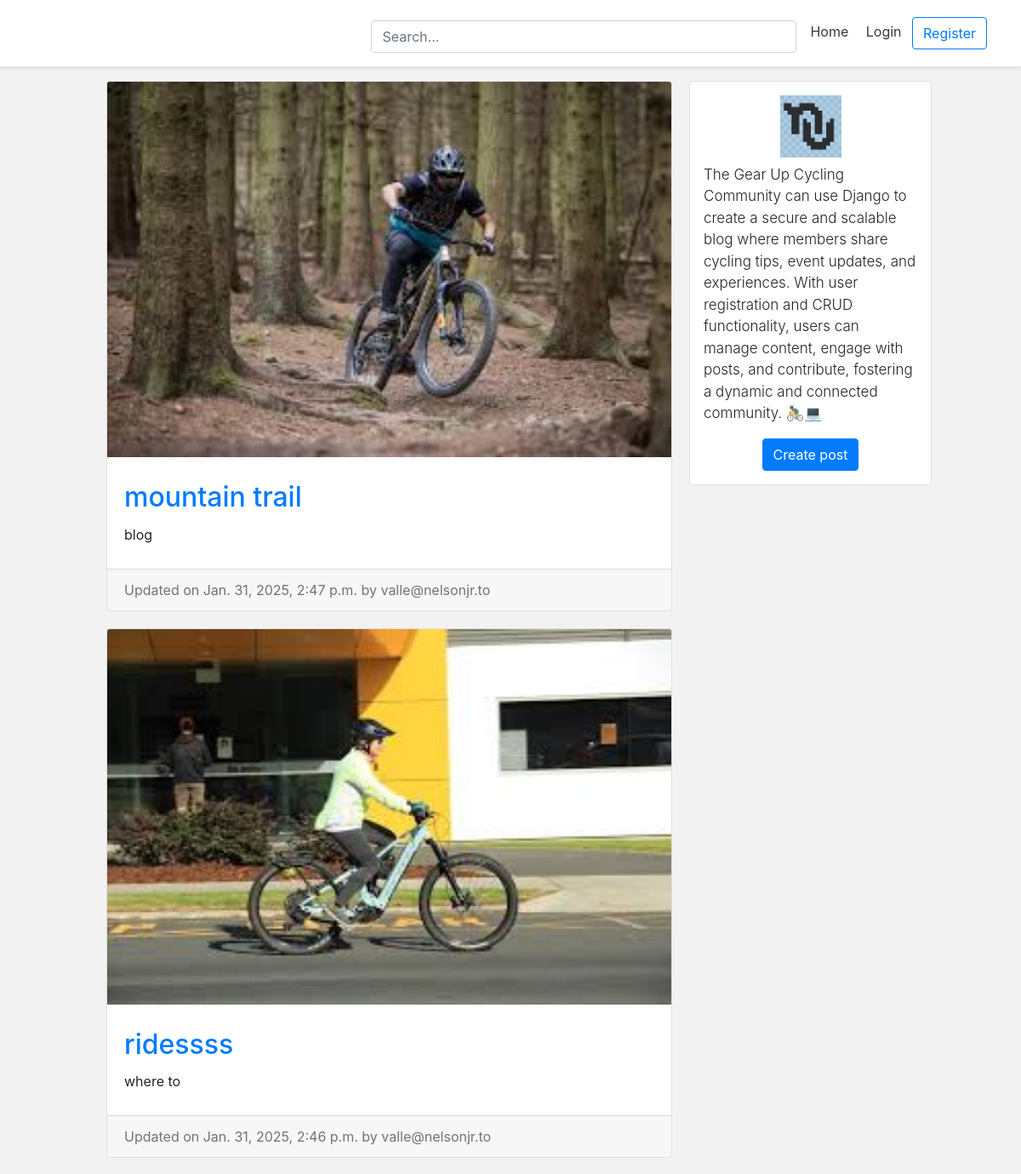
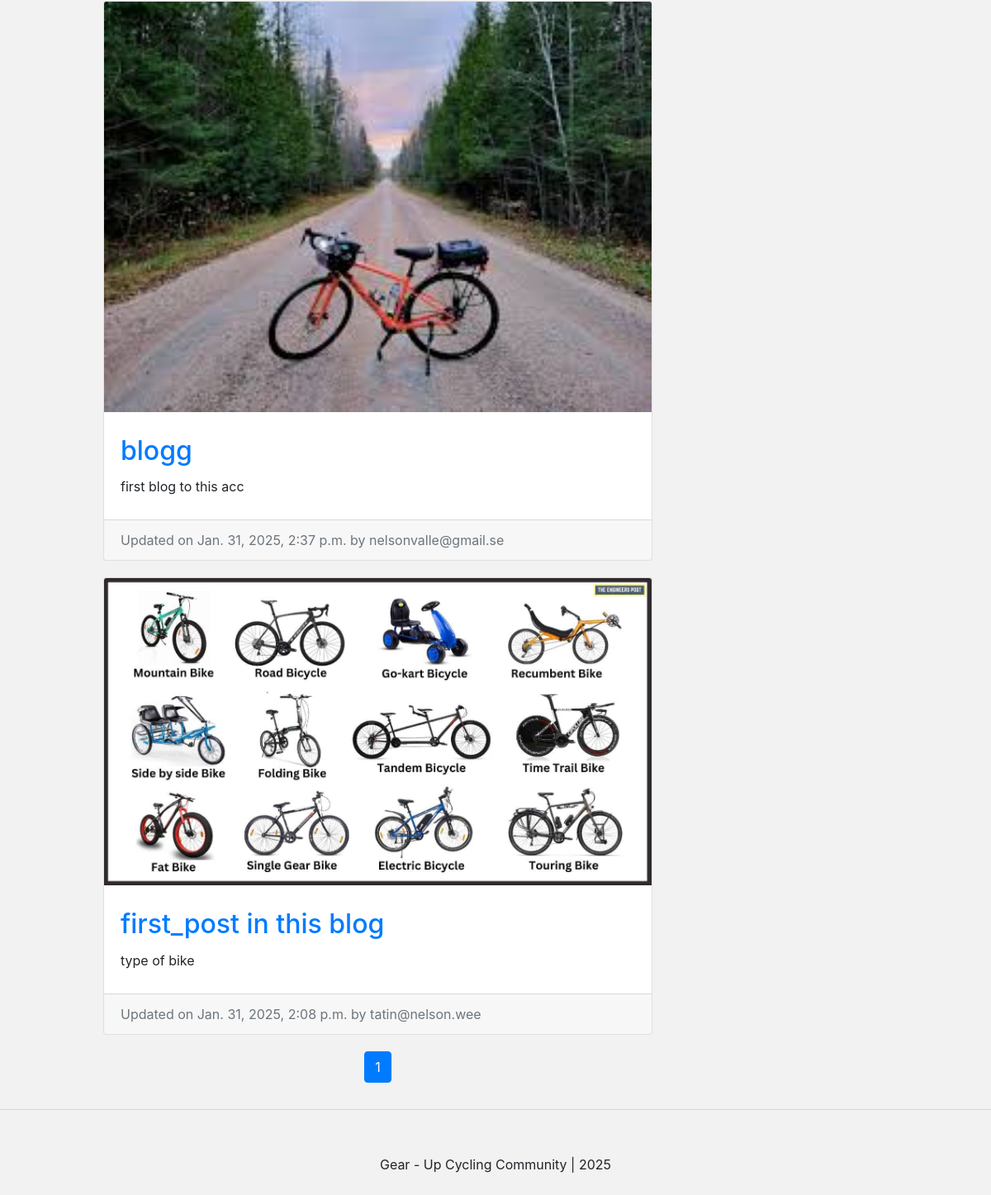
The page / on the database its author committed (2 pictures, top to bottom).
### blog/models.py (models this page shows, shortened)
class BlogPost(models.Model):
    title = models.CharField(max_length=50, null=False, blank=False)
    body = models.TextField(max_length=500, null=False, blank=False)
    image = models.ImageField(upload_to=upload_location, null=True, blank=True)
    date_published = models.DateTimeField(auto_now_add=True, verbose_name="date published")
    date_updated = models.DateTimeField(auto_now=True, verbose_name="date updated")
    author = models.ForeignKey(settings.AUTH_USER_MODEL, on_delete=models.PROTECT)
    slug = models.SlugField(blank=True, unique=True)
    category = models.ForeignKey(Category, on_delete=models.SET_NULL, null=True, blank=True)

### account/models.py (models this page shows, shortened)
class Account(AbstractBaseUser):
	email 					= models.EmailField(verbose_name="email", max_length=60, unique=True)
	username 				= models.CharField(max_length=30, unique=True)
	date_joined				= models.DateTimeField(verbose_name='date joined', auto_now_add=True)
	last_login				= models.DateTimeField(verbose_name='last login', auto_now=True)
	is_admin				= models.BooleanField(default=False)
	is_active				= models.BooleanField(default=True)
	is_staff				= models.BooleanField(default=False)
	is_superuser			= models.BooleanField(default=False)
	USERNAME_FIELD = 'email'
	REQUIRED_FIELDS = ['username', ]
	objects = MyAccountManager()
	def __str__(self):
		return self.email

### app/views.py (the view)
# urls.py: path('', home_screen_view, name="home"),
def home_screen_view(request, *args, **kwargs):
	context = {}
	query = ""
	if request.GET:
		query = request.GET.get('q', '')
		context['query'] = str(query)
	blog_posts = sorted(get_blog_queryset(query), key=attrgetter('date_updated'), reverse=True)
	page = request.GET.get('page', 1)
	blog_posts_paginator = Paginator(blog_posts, BLOG_POSTS_PER_PAGE)
	try:
		blog_posts = blog_posts_paginator.page(page)
	except PageNotAnInteger:
		blog_posts = blog_posts_paginator.page(BLOG_POSTS_PER_PAGE)
	except EmptyPage:
		blog_posts = blog_posts_paginator.page(blog_posts_paginator.num_pages)
	context['blog_posts'] = blog_posts
	return render(request, "app/home.html", context)

### blog/views.py (called while the page is built)
def get_blog_queryset(query=None):
    queryset = []
    queries = query.split(" ")
    categories = Category.objects.filter(name__icontains=query)
    for q in queries:
        posts = BlogPost.objects.filter(
            Q(title__icontains=q) |
            Q(body__icontains=q) |
            Q(category__name__icontains=q)  # Add category name filter here
        ).distinct()
        for post in posts:
            queryset.append(post)
    return list(set(queryset))

### app/templates/app/home.html (shortened to what this page needs)
{% extends 'base.html' %}
{% load static %}
{% block content %}
<div class="container">
	<div class="row">
		<div class="left-column col-lg-7 offset-lg-1">
			{% if blog_posts %}
				{% for post in blog_posts %}
					<div class="blog-post-container">
						{% include 'blog/snippets/blog_post_snippet.html' with blog_post=post %}
					</div>
				{% endfor %}
			{% else %}
				<div class="blog-post-container">
					{% include 'blog/snippets/blog_post_snippet.html' with query=query %}
				</div>
			{% endif %}
		{% include 'blog/snippets/blog_post_pagination.html' with blog_posts=blog_posts %}
		</div>
		<div class="right-column col-lg-3 d-lg-flex d-none flex-column">
			<div class="card create-post-bar d-flex flex-column p-3">
				<img class="img-fluid d-block m-auto pb-2" src="{% static 'logo_1.jpg' %}" width="72" height="72">
				<p class="lead">The Gear Up Cycling Community can use Django to create a
					secure and scalable blog where members share cycling tips, event updates,
					 and experiences. With user registration and CRUD functionality, users can manage content,
					engage with posts, and contribute, fostering a dynamic and connected community. 🚴‍♂️💻</p>
				<p class="m-auto"><a class="btn btn-primary" href="{% url 'blog:create' %}">Create post</a></p>
			</div>
		</div>
	</div>
</div>
{% endblock content %}

### templates/base.html (shortened to what this page needs)
<!DOCTYPE html>
<html lang=en>
	{% load static %}
<head>
	<link rel="stylesheet" href="https://stackpath.bootstrapcdn.com/bootstrap/4.3.1/css/bootstrap.min.css"
>
</head>
<body>
{% include 'snippets/header.html' %}
<div class="main">
	{% block content %}
	{% endblock content %}
</div>
{% include 'snippets/footer.html' %}
</body>
</html>

### templates/snippets/header.html (shortened to what this page needs)
<div class="d-flex flex-column flex-md-row align-items-center p-3 px-md-4 mb-3 bg-white border-bottom shadow-sm">
  <div class="search-bar mt-sm-2 mr-2">
  	<form method="get">
  		<input class="form-control"  type="text" name="q" id="id_q" placeholder="Search...">
  	</form>
  </div>
  <nav class="my-2 my-md-0 mr-md-3">
  	{% if request.user.is_authenticated %}
	  	<a class="p-2 text-dark" href="{% url 'home' %}">Home</a>
		<a class="p-2 text-dark"href="{% url 'about' %}">About</a>
	    <a class="p-2 text-dark" href="{% url 'account' %}">Account</a>
	    <a class="p-2 text-dark" href="{% url 'logout' %}">Logout</a>
	{% else %}
		<a class="p-2 text-dark" href="{% url 'home' %}">Home</a>
	    <a class="p-2 text-dark" href="{% url 'login' %}">Login</a>
	    <a class="btn btn-outline-primary" href="{% url 'register' %}">Register</a>
	{% endif %}
  </nav>
</div>

### blog/templates/blog/snippets/blog_post_snippet.html (shortened to what this page needs)
{% if blog_post %}
<div class="container">
	<div class="row">
		<div class="card m-auto">
			<a href="{% url 'blog:detail' post.slug %}">
				<img class="card-img-top" src="{{blog_post.image.url}}">
			</a>
			<div class="card-body mt-2 mb-2">
				<a href="{% url 'blog:detail' post.slug %}">
					<h2 class="card-title">{{blog_post.title}}</h2>
				</a>
				<p class="card-text">{{blog_post.body|safe|truncatechars:180}}</p>
			</div>
			<div class="card-footer text-muted">
			  Updated on {{blog_post.date_updated}} by {{blog_post.author}}
			</div>
		</div>
	</div>
</div>
{% endif %}

### blog/templates/blog/snippets/blog_post_pagination.html (shortened to what this page needs)
<div class="d-flex flex-column m-auto pagination mt-5">
    <nav aria-label="Page navigation">
    <ul class="pagination pg-grey justify-content-center">
        {% for i in blog_posts.paginator.page_range %}
            {% if blog_posts.number == i %}
                <li class="page-item active"><a class="page-link">{{ i }}</a></li>
            {% else %}
                <li class="page-item" ><a class="page-link" href="?{% if query %}q={{query}}&{% endif %}page={{ i }}">{{ i }}</a></li>
            {% endif %}
        {% endfor %}
    </ul>
    </nav>
    </div>

### templates/snippets/footer.html (shortened to what this page needs)
<hr>
<div class="d-flex flex-row align-items-center footer">
	<p class="m-auto">Gear - Up  Cycling Community | 2025</p>
</div>

### templates/snippets/base_css.html (style rules this page uses)
body { background-color: #f2f2f2; }

### templates/snippets/header.html (style rules this page uses)
@media (min-width: 768px) { html { font-size: 16px; } }
.search-bar { max-width: 500px; width: 100%; }
form { width: 100%; }

### templates/base.html (style rules this page uses)
.main { min-height: 100vh; height: 100%; }

### app/templates/app/home.html (style rules this page uses)
@media (min-width: 768px) { .right-column { margin-left: 20px; } }
.blog-post-container { margin-bottom: 20px; width: 100%; }
.create-post-bar { background-color: #fff; margin-bottom:20px; }
.left-column { padding:0px; }
.right-column { padding:0px; }
.lead { font-size: 17px; }

### blog/templates/blog/snippets/blog_post_snippet.html (style rules this page uses)
.card { max-width: 700px; width: 100%; }
.card-body { padding: 20px; }

### templates/snippets/footer.html (style rules this page uses)
.footer { min-height: 100px; }

### rows shown on the page
BlogPost: image (picture), title "mountain trail", body "blog", date_updated "Jan. 31, 2025, 2:47 p.m.", author "valle@nelsonjr.to"
BlogPost: image (picture), title "ridessss", body "where to", date_updated "Jan. 31, 2025, 2:46 p.m.", author "valle@nelsonjr.to"
BlogPost: image (picture), title "blogg", body "first blog to this acc", date_updated "Jan. 31, 2025, 2:37 p.m.", author "nelsonvalle@gmail.se"
BlogPost: image (picture), title "first_post in this blog", body "type of bike", date_updated "Jan. 31, 2025, 2:08 p.m.", author "tatin@nelson.wee"

### other values the page prints
{{ i }} "1"
